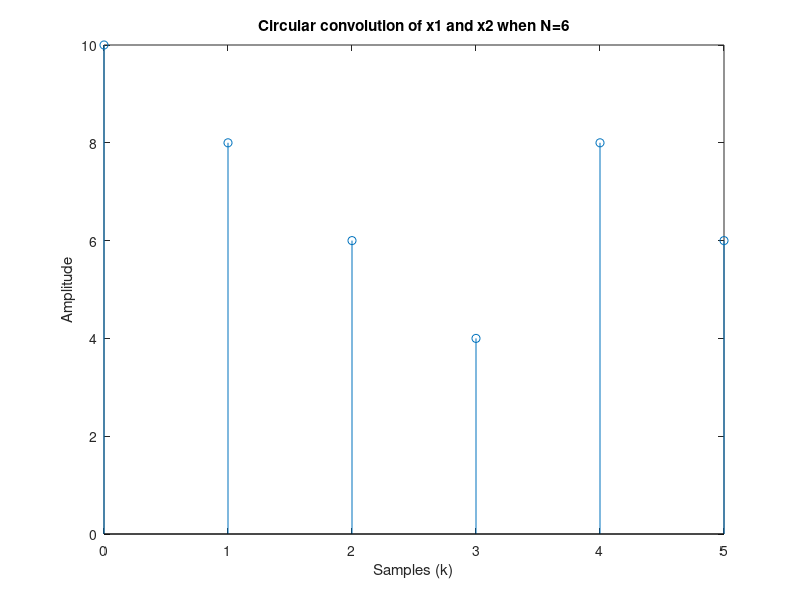
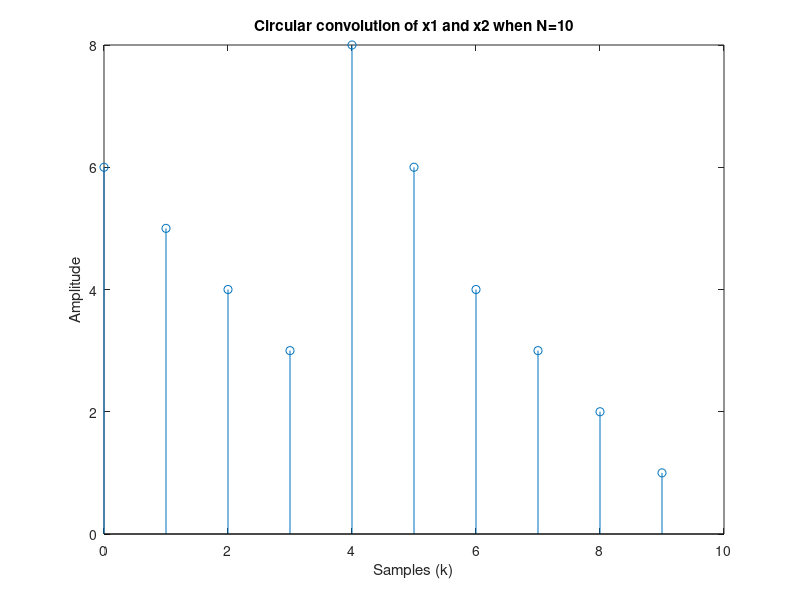

Source code (MATLAB) for these figures, in order:
%------------------------------ a ------------------------------%

% N = 6
%signal definitions
x1 = [6 5 4 3 2 1]; 
x2 = [1 0 0 0 1];

%6-point fft calculation
fftx1_6 = fft(x1,6);
fftx2_6 = fft(x2,6);

%circular convolution is equal to multiplication in DFT domain
yK_6 = fftx1_6.*fftx2_6;

y6 = ifft(yK_6);

figure
stem((0:5),y6)
xlabel('Samples (k)')
ylabel('Amplitude')
title('Circular convolution of x1 and x2 when N=6')

% N = 10
%10-point fft calculation
fftx1_10 = fft(x1,10);
fftx2_10 = fft(x2,10);

yK_10 = fftx1_10.*fftx2_10;

y10 = ifft(yK_10);

figure
stem((0:9),y10)
xlabel('Samples (k)')
ylabel('Amplitude')
title('Circular convolution of x1 and x2 when N=10')